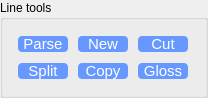
     <widget class="QGroupBox" name="tToolBox">
      <property name="geometry">
       <rect>
        <x>921</x>
        <y>554</y>
        <width>208</width>
        <height>98</height>
       </rect>
      </property>
      <property name="font">
       <font>
        <weight>50</weight>
        <bold>false</bold>
       </font>
      </property>
      <property name="styleSheet">
       <string notr="true">QPushButton {
	max-width: 50px;
	max-height: 16px;
	min-width: 50px;
	min-height: 16px;
	font-size: 11pt;
	font-style: bold;
	background: #6698FF;
	color: white;    
	border: 0px solid black;
	border-radius: 4px;
    	padding: 0 0 0 0;
    	margin: 0 0 0 0;
}

QPushButton:pressed {
	background: #1E90FF;
	border: 2px outset #1E90FF;
}
</string>
      </property>
      <property name="title">
       <string>Line tools</string>
      </property>
      <layout class="QGridLayout" name="gridLayout">
       <item row="0" column="0">
        <widget class="QPushButton" name="tAnalyzeBtn">
         <property name="sizePolicy">
          <sizepolicy hsizetype="Maximum" vsizetype="Maximum">
           <horstretch>0</horstretch>
           <verstretch>0</verstretch>
          </sizepolicy>
         </property>
         <property name="font">
          <font>
           <pointsize>11</pointsize>
           <weight>50</weight>
           <italic>false</italic>
           <bold>false</bold>
          </font>
         </property>
         <property name="toolTip">
          <string>parse or reparse selected line</string>
         </property>
         <property name="autoFillBackground">
          <bool>false</bool>
         </property>
         <property name="text">
          <string>Parse</string>
         </property>
        </widget>
       </item>
       <item row="0" column="1">
        <widget class="QPushButton" name="tNewLineBtn">
         <property name="sizePolicy">
          <sizepolicy hsizetype="Maximum" vsizetype="Maximum">
           <horstretch>0</horstretch>
           <verstretch>0</verstretch>
          </sizepolicy>
         </property>
         <property name="font">
          <font>
           <pointsize>11</pointsize>
           <weight>50</weight>
           <italic>false</italic>
           <bold>false</bold>
          </font>
         </property>
         <property name="toolTip">
          <string>add a line after selection</string>
         </property>
         <property name="autoFillBackground">
          <bool>false</bool>
         </property>
         <property name="text">
          <string>New</string>
         </property>
        </widget>
       </item>
       <item row="0" column="2">
        <widget class="QPushButton" name="tRemoveLineBtn">
         <property name="font">
          <font>
           <pointsize>11</pointsize>
           <weight>50</weight>
           <italic>false</italic>
           <bold>false</bold>
          </font>
         </property>
         <property name="toolTip">
          <string>delete selected line</string>
         </property>
         <property name="text">
          <string>Cut</string>
         </property>
        </widget>
       </item>
       <item row="1" column="0">
        <widget class="QPushButton" name="tSplitLineBtn">
         <property name="font">
          <font>
           <pointsize>11</pointsize>
           <weight>50</weight>
           <italic>false</italic>
           <bold>false</bold>
          </font>
         </property>
         <property name="toolTip">
          <string>split selected line</string>
         </property>
         <property name="text">
          <string>Split</string>
         </property>
        </widget>
       </item>
       <item row="1" column="1">
        <widget class="QPushButton" name="tCopyLineBtn">
         <property name="font">
          <font>
           <pointsize>11</pointsize>
           <weight>50</weight>
           <italic>false</italic>
           <bold>false</bold>
          </font>
         </property>
         <property name="toolTip">
          <string>copy selected line to clipboard</string>
         </property>
         <property name="text">
          <string>Copy</string>
         </property>
        </widget>
       </item>
       <item row="1" column="2">
        <widget class="QPushButton" name="tLanguageBtn">
         <property name="toolTip">
          <string>switch language of free translation</string>
         </property>
         <property name="text">
          <string>Gloss</string>
         </property>
        </widget>
       </item>
      </layout>
     </widget>
